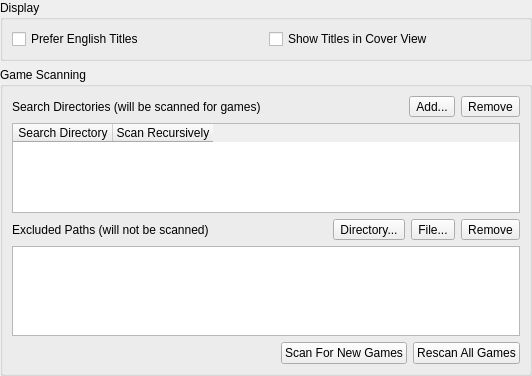
<?xml version="1.0" encoding="UTF-8"?>
<ui version="4.0">
 <class>GameListSettingsWidget</class>
 <widget class="QWidget" name="GameListSettingsWidget">
  <property name="geometry">
   <rect>
    <x>0</x>
    <y>0</y>
    <width>532</width>
    <height>376</height>
   </rect>
  </property>
  <layout class="QVBoxLayout" name="verticalLayout" stretch="0,2,0,1,0">
   <property name="leftMargin">
    <number>0</number>
   </property>
   <property name="topMargin">
    <number>0</number>
   </property>
   <property name="rightMargin">
    <number>0</number>
   </property>
   <property name="bottomMargin">
    <number>0</number>
   </property>
   <item>
    <widget class="QGroupBox" name="gameListGroup">
     <property name="title">
      <string>Display</string>
     </property>
     <layout class="QGridLayout" name="gridLayout_gameList">
      <item row="0" column="0">
       <widget class="QCheckBox" name="preferEnglishGameList">
        <property name="text">
         <string>Prefer English Titles</string>
        </property>
       </widget>
      </item>
      <item row="0" column="1">
       <widget class="QCheckBox" name="showCoverTitles">
        <property name="text">
         <string>Show Titles in Cover View</string>
        </property>
       </widget>
      </item>
     </layout>
    </widget>
   </item>
   <item>
    <widget class="QGroupBox" name="gameScanningGroup">
     <property name="title">
      <string>Game Scanning</string>
     </property>
     <layout class="QVBoxLayout" name="gameScanningVBox">
      <item>
       <layout class="QHBoxLayout" name="horizontalLayout_2">
        <item>
         <widget class="QLabel" name="label">
          <property name="text">
           <string>Search Directories (will be scanned for games)</string>
          </property>
         </widget>
        </item>
        <item>
         <spacer name="horizontalSpacer_2">
          <property name="orientation">
           <enum>Qt::Horizontal</enum>
          </property>
          <property name="sizeHint" stdset="0">
           <size>
            <width>40</width>
            <height>20</height>
           </size>
          </property>
         </spacer>
        </item>
        <item>
         <widget class="QToolButton" name="addSearchDirectoryButton">
          <property name="sizePolicy">
           <sizepolicy hsizetype="Minimum" vsizetype="Minimum">
            <horstretch>0</horstretch>
            <verstretch>0</verstretch>
           </sizepolicy>
          </property>
          <property name="text">
           <string>Add...</string>
          </property>
          <property name="icon">
           <iconset theme="folder-add-line">
            <normaloff>.</normaloff>.</iconset>
          </property>
          <property name="toolButtonStyle">
           <enum>Qt::ToolButtonTextBesideIcon</enum>
          </property>
         </widget>
        </item>
        <item>
         <widget class="QToolButton" name="removeSearchDirectoryButton">
          <property name="sizePolicy">
           <sizepolicy hsizetype="Minimum" vsizetype="Minimum">
            <horstretch>0</horstretch>
            <verstretch>0</verstretch>
           </sizepolicy>
          </property>
          <property name="text">
           <string>Remove</string>
          </property>
          <property name="icon">
           <iconset theme="folder-reduce-line">
            <normaloff>.</normaloff>.</iconset>
          </property>
          <property name="toolButtonStyle">
           <enum>Qt::ToolButtonTextBesideIcon</enum>
          </property>
         </widget>
        </item>
       </layout>
      </item>
      <item>
       <widget class="QTableWidget" name="searchDirectoryList">
        <column>
         <property name="text">
          <string>Search Directory</string>
         </property>
        </column>
        <column>
         <property name="text">
          <string>Scan Recursively</string>
         </property>
        </column>
       </widget>
      </item>
      <item>
       <layout class="QHBoxLayout" name="horizontalLayout_3">
        <item>
         <widget class="QLabel" name="label_2">
          <property name="text">
           <string>Excluded Paths (will not be scanned)</string>
          </property>
         </widget>
        </item>
        <item>
         <spacer name="horizontalSpacer_3">
          <property name="orientation">
           <enum>Qt::Horizontal</enum>
          </property>
          <property name="sizeHint" stdset="0">
           <size>
            <width>40</width>
            <height>20</height>
           </size>
          </property>
         </spacer>
        </item>
        <item>
         <widget class="QToolButton" name="addExcludedPath">
          <property name="sizePolicy">
           <sizepolicy hsizetype="Minimum" vsizetype="Minimum">
            <horstretch>0</horstretch>
            <verstretch>0</verstretch>
           </sizepolicy>
          </property>
          <property name="text">
           <string>Directory...</string>
          </property>
          <property name="icon">
           <iconset theme="folder-add-line">
            <normaloff>.</normaloff>.</iconset>
          </property>
          <property name="toolButtonStyle">
           <enum>Qt::ToolButtonTextBesideIcon</enum>
          </property>
         </widget>
        </item>
        <item>
         <widget class="QToolButton" name="addExcludedFile">
          <property name="sizePolicy">
           <sizepolicy hsizetype="Minimum" vsizetype="Minimum">
            <horstretch>0</horstretch>
            <verstretch>0</verstretch>
           </sizepolicy>
          </property>
          <property name="text">
           <string>File...</string>
          </property>
          <property name="icon">
           <iconset theme="file-add-line">
            <normaloff>.</normaloff>.</iconset>
          </property>
          <property name="toolButtonStyle">
           <enum>Qt::ToolButtonTextBesideIcon</enum>
          </property>
         </widget>
        </item>
        <item>
         <widget class="QToolButton" name="removeExcludedPath">
          <property name="sizePolicy">
           <sizepolicy hsizetype="Minimum" vsizetype="Minimum">
            <horstretch>0</horstretch>
            <verstretch>0</verstretch>
           </sizepolicy>
          </property>
          <property name="text">
           <string>Remove</string>
          </property>
          <property name="icon">
           <iconset theme="file-reduce-line">
            <normaloff>.</normaloff>.</iconset>
          </property>
          <property name="toolButtonStyle">
           <enum>Qt::ToolButtonTextBesideIcon</enum>
          </property>
         </widget>
        </item>
       </layout>
      </item>
      <item>
       <widget class="QListWidget" name="excludedPaths"/>
      </item>
      <item>
       <layout class="QHBoxLayout" name="horizontalLayout">
        <item>
         <spacer name="horizontalSpacer">
          <property name="orientation">
           <enum>Qt::Horizontal</enum>
          </property>
          <property name="sizeHint" stdset="0">
           <size>
            <width>40</width>
            <height>20</height>
           </size>
          </property>
         </spacer>
        </item>
        <item>
         <widget class="QPushButton" name="scanForNewGames">
          <property name="sizePolicy">
           <sizepolicy hsizetype="Minimum" vsizetype="Minimum">
            <horstretch>0</horstretch>
            <verstretch>0</verstretch>
           </sizepolicy>
          </property>
          <property name="text">
           <string>Scan For New Games</string>
          </property>
          <property name="icon">
           <iconset theme="file-search-line">
            <normaloff>.</normaloff>.</iconset>
          </property>
         </widget>
        </item>
        <item>
         <widget class="QPushButton" name="rescanAllGames">
          <property name="sizePolicy">
           <sizepolicy hsizetype="Minimum" vsizetype="Minimum">
            <horstretch>0</horstretch>
            <verstretch>0</verstretch>
           </sizepolicy>
          </property>
          <property name="text">
           <string>Rescan All Games</string>
          </property>
          <property name="icon">
           <iconset theme="refresh-line">
            <normaloff>.</normaloff>.</iconset>
          </property>
         </widget>
        </item>
       </layout>
      </item>
     </layout>
    </widget>
   </item>
  </layout>
 </widget>
 <resources>
  <include location="../resources/resources.qrc"/>
 </resources>
 <connections/>
</ui>
